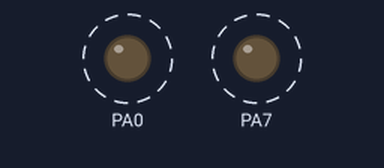
Recording of a program running on a simulated ATmega2560, built with avr-gcc and emulated at 16 MHz. Parts: output pins drawn as LEDs (lit = HIGH). Dashed ring = blinking.

Above: at 0.08 s.
Timing chart, 0 to 3.7 s (numbered marks = the images above):
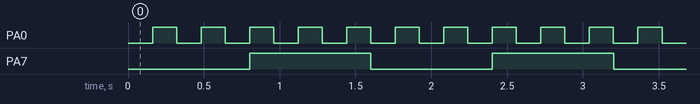

The program:

main.c
```c
/*
* FreeRTOS_ATMEGA.c
*
* Created: 15/10/2018 13:08:53
* Author : IHA
*/

#include <avr/io.h>
#include <avr/sfr_defs.h>

#include <ATMEGA_FreeRTOS.h>
#include <semphr.h>

#include "../FreeRTOSTraceDriver/FreeRTOSTraceDriver.h"

// define two Tasks
void task1( void *pvParameters );
void task2( void *pvParameters );

// define semaphore handle
SemaphoreHandle_t xTestSemaphore;


/*-----------------------------------------------------------*/
void create_tasks_and_semaphores(void)
{
	// Semaphores are useful to stop a Task proceeding, where it should be paused to wait,
	// because it is sharing a resource, such as the Serial port.
	// Semaphores should only be used whilst the scheduler is running, but we can set it up here.
	if ( xTestSemaphore == NULL )  // Check to confirm that the Semaphore has not already been created.
	{
		xTestSemaphore = xSemaphoreCreateMutex();  // Create a mutex semaphore.
		if ( ( xTestSemaphore ) != NULL )
		{
			xSemaphoreGive( ( xTestSemaphore ) );  // Make the mutex available for use, by initially "Giving" the Semaphore.
		}
	}

	xTaskCreate(
	task1
	,  "Task1"  // A name just for humans
	,  configMINIMAL_STACK_SIZE  // This stack size can be checked & adjusted by reading the Stack Highwater
	,  NULL
	,  2  // Priority, with 3 (configMAX_PRIORITIES - 1) being the highest, and 0 being the lowest.
	,  NULL );

	xTaskCreate(
	task2
	,  "Task2"  // A name just for humans
	,  configMINIMAL_STACK_SIZE  // This stack size can be checked & adjusted by reading the Stack Highwater
	,  NULL
	,  1  // Priority, with 3 (configMAX_PRIORITIES - 1) being the highest, and 0 being the lowest.
	,  NULL );

}

/*-----------------------------------------------------------*/
void task1( void *pvParameters )
{
	#if (configUSE_APPLICATION_TASK_TAG == 1)
	// Set task no to be used for tracing with R2R-Network
	vTaskSetApplicationTaskTag( NULL, ( void * ) 1 );
	#endif

	for(;;)
	{
		//xSemaphoreTake(xTestSemaphore,portMAX_DELAY);
		vTaskDelay(10);
		//xSemaphoreGive(xTestSemaphore);

		PORTA ^= _BV(PA0);	// Pin D22
	}
}

/*-----------------------------------------------------------*/
void task2( void *pvParameters )
{
	#if (configUSE_APPLICATION_TASK_TAG == 1)
	// Set task no to be used for tracing with R2R-Network
	vTaskSetApplicationTaskTag( NULL, ( void * ) 2 );
	#endif

	for(;;)
	{
		vTaskDelay(50);
		PORTA ^= _BV(PA7);	// Pin D29
	}
}


/*-----------------------------------------------------------*/
int main(void)
{
	DDRA |= _BV(DDA0) | _BV(DDA7);
	trace_init();

	create_tasks_and_semaphores();
	vTaskStartScheduler(); // initialise and run the freeRTOS scheduler. Execution should never return here.

	/* Replace with your application code */
	while (1)
	{
	}
}
```

FreeRTOSVariant.h
```c
// (licence header left out)
#ifndef freeRTOSVariant_h
#define freeRTOSVariant_h

#ifdef __cplusplus
extern "C" {
#endif

#include <avr/io.h>
#include <avr/wdt.h>

// System Tick - Scheduler timer
// Use the Watchdog timer, and choose the rate at which scheduler interrupts will occur.

#ifndef portUSE_WDTO
    #define portUSE_WDTO        WDTO_15MS    // portUSE_WDTO to use the Watchdog Timer for xTaskIncrementTick
#endif

/* Watchdog period options:     WDTO_15MS
                                WDTO_30MS
                                WDTO_60MS
                                WDTO_120MS
                                WDTO_250MS
                                WDTO_500MS
                                WDTO_1S
                                WDTO_2S
*/
//    xxx Watchdog Timer is 128kHz nominal, but 120 kHz at 5V DC and 25 degrees is actually more accurate, from data sheet.
#define configTICK_RATE_HZ      ( (TickType_t)( (uint32_t)128000 >> (portUSE_WDTO + 11) ) )  // 2^11 = 2048 WDT scaler for 128kHz Timer

/*-----------------------------------------------------------*/

#ifndef INC_TASK_H
#include "ATMEGA_FreeRTOS.h"
#include "task.h"
#endif

void initVariant(void);

void vApplicationIdleHook( void );

void vApplicationMallocFailedHook( void );
void vApplicationStackOverflowHook( TaskHandle_t xTask, char * pcTaskName );

void vApplicationGetIdleTaskMemory( StaticTask_t ** ppxIdleTaskTCBBuffer,
                                    StackType_t ** ppxIdleTaskStackBuffer,
                                    configSTACK_DEPTH_TYPE * pulIdleTaskStackSize );
void vApplicationGetTimerTaskMemory( StaticTask_t ** ppxTimerTaskTCBBuffer,
                                     StackType_t ** ppxTimerTaskStackBuffer,
                                     configSTACK_DEPTH_TYPE * pulTimerTaskStackSize );

#ifdef __cplusplus
}
#endif

#endif // freeRTOSVariant_h
```

list.c
```c
// (licence header left out)
#include <stdlib.h>

/* Defining MPU_WRAPPERS_INCLUDED_FROM_API_FILE prevents task.h from redefining
 * all the API functions to use the MPU wrappers.  That should only be done when
 * task.h is included from an application file. */
#define MPU_WRAPPERS_INCLUDED_FROM_API_FILE

#include "ATMEGA_FreeRTOS.h"
#include "list.h"

/* Lint e9021, e961 and e750 are suppressed as a MISRA exception justified
 * because the MPU ports require MPU_WRAPPERS_INCLUDED_FROM_API_FILE to be
 * defined for the header files above, but not in this file, in order to
 * generate the correct privileged Vs unprivileged linkage and placement. */
#undef MPU_WRAPPERS_INCLUDED_FROM_API_FILE /*lint !e961 !e750 !e9021. */

/*-----------------------------------------------------------
* PUBLIC LIST API documented in list.h
*----------------------------------------------------------*/

void vListInitialise( List_t * const pxList )
{
    /* The list structure contains a list item which is used to mark the
     * end of the list.  To initialise the list the list end is inserted
     * as the only list entry. */
    pxList->pxIndex = ( ListItem_t * ) &( pxList->xListEnd ); /*lint !e826 !e740 !e9087 The mini list structure is used as the list end to save RAM.  This is checked and valid. */

    /* The list end value is the highest possible value in the list to
     * ensure it remains at the end of the list. */
    pxList->xListEnd.xItemValue = portMAX_DELAY;

    /* The list end next and previous pointers point to itself so we know
     * when the list is empty. */
    pxList->xListEnd.pxNext = ( ListItem_t * ) &( pxList->xListEnd );     /*lint !e826 !e740 !e9087 The mini list structure is used as the list end to save RAM.  This is checked and valid. */
    pxList->xListEnd.pxPrevious = ( ListItem_t * ) &( pxList->xListEnd ); /*lint !e826 !e740 !e9087 The mini list structure is used as the list end to save RAM.  This is checked and valid. */

    pxList->uxNumberOfItems = ( UBaseType_t ) 0U;

    /* Write known values into the list if
     * configUSE_LIST_DATA_INTEGRITY_CHECK_BYTES is set to 1. */
    listSET_LIST_INTEGRITY_CHECK_1_VALUE( pxList );
    listSET_LIST_INTEGRITY_CHECK_2_VALUE( pxList );
}
/*-----------------------------------------------------------*/

void vListInitialiseItem( ListItem_t * const pxItem )
{
    /* Make sure the list item is not recorded as being on a list. */
    pxItem->pxContainer = NULL;

    /* Write known values into the list item if
     * configUSE_LIST_DATA_INTEGRITY_CHECK_BYTES is set to 1. */
    listSET_FIRST_LIST_ITEM_INTEGRITY_CHECK_VALUE( pxItem );
    listSET_SECOND_LIST_ITEM_INTEGRITY_CHECK_VALUE( pxItem );
}
/*-----------------------------------------------------------*/

void vListInsertEnd( List_t * const pxList,
                     ListItem_t * const pxNewListItem )
{
    ListItem_t * const pxIndex = pxList->pxIndex;

    /* Only effective when configASSERT() is also defined, these tests may catch
     * the list data structures being overwritten in memory.  They will not catch
     * data errors caused by incorrect configuration or use of FreeRTOS. */
    listTEST_LIST_INTEGRITY( pxList );
    listTEST_LIST_ITEM_INTEGRITY( pxNewListItem );

    /* Insert a new list item into pxList, but rather than sort the list,
     * makes the new list item the last item to be removed by a call to
     * listGET_OWNER_OF_NEXT_ENTRY(). */
    pxNewListItem->pxNext = pxIndex;
    pxNewListItem->pxPrevious = pxIndex->pxPrevious;

    /* Only used during decision coverage testing. */
    mtCOVERAGE_TEST_DELAY();

    pxIndex->pxPrevious->pxNext = pxNewListItem;
    pxIndex->pxPrevious = pxNewListItem;

    /* Remember which list the item is in. */
    pxNewListItem->pxContainer = pxList;

    ( pxList->uxNumberOfItems )++;
}
/*-----------------------------------------------------------*/

void vListInsert( List_t * const pxList,
                  ListItem_t * const pxNewListItem )
{
    ListItem_t * pxIterator;
    const TickType_t xValueOfInsertion = pxNewListItem->xItemValue;

    /* Only effective when configASSERT() is also defined, these tests may catch
     * the list data structures being overwritten in memory.  They will not catch
     * data errors caused by incorrect configuration or use of FreeRTOS. */
    listTEST_LIST_INTEGRITY( pxList );
    listTEST_LIST_ITEM_INTEGRITY( pxNewListItem );

    /* Insert the new list item into the list, sorted in xItemValue order.
     *
     * If the list already contains a list item with the same item value then the
     * new list item should be placed after it.  This ensures that TCBs which are
     * stored in ready lists (all of which have the same xItemValue value) get a
     * share of the CPU.  However, if the xItemValue is the same as the back marker
     * the iteration loop below will not end.  Therefore the value is checked
     * first, and the algorithm slightly modified if necessary. */
    if( xValueOfInsertion == portMAX_DELAY )
    {
        pxIterator = pxList->xListEnd.pxPrevious;
    }
    else
    {
        /* *** NOTE ***********************************************************
        *  If you find your application is crashing here then likely causes are
        *  listed below.  In addition see https://www.FreeRTOS.org/FAQHelp.html for
        *  more tips, and ensure configASSERT() is defined!
        *  https://www.FreeRTOS.org/a00110.html#configASSERT
        *
        *   1) Stack overflow -
        *      see https://www.FreeRTOS.org/Stacks-and-stack-overflow-checking.html
        *   2) Incorrect interrupt priority assignment, especially on Cortex-M
        *      parts where numerically high priority values denote low actual
        *      interrupt priorities, which can seem counter intuitive.  See
        *      https://www.FreeRTOS.org/RTOS-Cortex-M3-M4.html and the definition
        *      of configMAX_SYSCALL_INTERRUPT_PRIORITY on
        *      https://www.FreeRTOS.org/a00110.html
        *   3) Calling an API function from within a critical section or when
        *      the scheduler is suspended, or calling an API function that does
        *      not end in "FromISR" from an interrupt.
        *   4) Using a queue or semaphore before it has been initialised or
        *      before the scheduler has been started (are interrupts firing
        *      before vTaskStartScheduler() has been called?).
        **********************************************************************/

        for( pxIterator = ( ListItem_t * ) &( pxList->xListEnd ); pxIterator->pxNext->xItemValue <= xValueOfInsertion; pxIterator = pxIterator->pxNext ) /*lint !e826 !e740 !e9087 The mini list structure is used as the list end to save RAM.  This is checked and valid. *//*lint !e440 The iterator moves to a different value, not xValueOfInsertion. */
        {
            /* There is nothing to do here, just iterating to the wanted
             * insertion position. */
        }
    }

    pxNewListItem->pxNext = pxIterator->pxNext;
    pxNewListItem->pxNext->pxPrevious = pxNewListItem;
    pxNewListItem->pxPrevious = pxIterator;
    pxIterator->pxNext = pxNewListItem;

    /* Remember which list the item is in.  This allows fast removal of the
     * item later. */
    pxNewListItem->pxContainer = pxList;

    ( pxList->uxNumberOfItems )++;
}
/*-----------------------------------------------------------*/

UBaseType_t uxListRemove( ListItem_t * const pxItemToRemove )
{
/* The list item knows which list it is in.  Obtain the list from the list
 * item. */
    List_t * const pxList = pxItemToRemove->pxContainer;

    pxItemToRemove->pxNext->pxPrevious = pxItemToRemove->pxPrevious;
    pxItemToRemove->pxPrevious->pxNext = pxItemToRemove->pxNext;

    /* Only used during decision coverage testing. */
    mtCOVERAGE_TEST_DELAY();

    /* Make sure the index is left pointing to a valid item. */
    if( pxList->pxIndex == pxItemToRemove )
    {
        pxList->pxIndex = pxItemToRemove->pxPrevious;
    }
    else
    {
        mtCOVERAGE_TEST_MARKER();
    }

    pxItemToRemove->pxContainer = NULL;
    ( pxList->uxNumberOfItems )--;

    return pxList->uxNumberOfItems;
}
/*-----------------------------------------------------------*/
```

projdefs.h
```c
// (licence header left out)
#ifndef PROJDEFS_H
#define PROJDEFS_H

/*
 * Defines the prototype to which task functions must conform.  Defined in this
 * file to ensure the type is known before portable.h is included.
 */
typedef void (* TaskFunction_t)( void * );

/* Converts a time in milliseconds to a time in ticks.  This macro can be
 * overridden by a macro of the same name defined in FreeRTOSConfig.h in case the
 * definition here is not suitable for your application. */
#ifndef pdMS_TO_TICKS
    #if configUSE_16_BIT_TICKS == 1
        #define pdMS_TO_TICKS( xTimeInMs )   ( ( TickType_t ) ( ( ( uint32_t ) ( xTimeInMs ) * ( TickType_t ) configTICK_RATE_HZ ) / ( TickType_t ) 1000U ) )
    #else
        #define pdMS_TO_TICKS( xTimeInMs )   ( ( TickType_t ) ( ( ( TickType_t ) ( xTimeInMs ) * ( TickType_t ) configTICK_RATE_HZ ) / ( TickType_t ) 1000U ) )
    #endif
#endif

#define pdFALSE                                  ( ( BaseType_t ) 0 )
#define pdTRUE                                   ( ( BaseType_t ) 1 )

#define pdPASS                                   ( pdTRUE )
#define pdFAIL                                   ( pdFALSE )
#define errQUEUE_EMPTY                           ( ( BaseType_t ) 0 )
#define errQUEUE_FULL                            ( ( BaseType_t ) 0 )

/* FreeRTOS error definitions. */
#define errCOULD_NOT_ALLOCATE_REQUIRED_MEMORY    ( -1 )
#define errQUEUE_BLOCKED                         ( -4 )
#define errQUEUE_YIELD                           ( -5 )

/* Macros used for basic data corruption checks. */
#ifndef configUSE_LIST_DATA_INTEGRITY_CHECK_BYTES
    #define configUSE_LIST_DATA_INTEGRITY_CHECK_BYTES    0
#endif

#if ( configUSE_16_BIT_TICKS == 1 )
    #define pdINTEGRITY_CHECK_VALUE    0x5a5a
#else
    #define pdINTEGRITY_CHECK_VALUE    0x5a5a5a5aUL
#endif

#endif /* PROJDEFS_H */
```

FreeRTOSTraceDriver.c
```c
/*
 * FreeRTOSTraceDriver.c
 *
 * Created: 28/02/2019 11:09:13
 *  Author: IHA
 */
 #include <avr/io.h>
 #include <FreeRTOSConfig.h>
 #include "FreeRTOSTraceDriver.h"

 void trace_init(void)
 {
	 #if (configUseR2RTrace == 1)
	 #ifdef HAL_DEFS_H_

	 #else
		// Used on VIA MEGA Shield rev. 2.0.0
		DDRK |= _BV(DDK0) | _BV(DDK1) | _BV(DDK2) | _BV(DDK3);
	 #endif
	 #endif
 }

 #if (configUseR2RTrace == 1)
	/**********************************************************************//**
	 @ingroup trace
	 @brief Set PORTB bit 2-5, to the task switched into running by the operating system.

	 Called by the the traceTASK_SWITCHED_IN() macro in FreeRTOS.
	 Are enabled in FreeRTOSConfig.h
	 **********************************************************************/
	void task_switch_in(uint8_t task_no) {
		 #ifdef HAL_DEFS_H_

		 #else
		 // Used on VIA MEGA Shield rev. 2.0.0
		 PORTK &= 0b11110000;
		 PORTK |= (task_no & 0b00001111);
		 #endif
	}
	/**********************************************************************//**
	 @ingroup trace
	 @brief Set PORTB bit 2-5, to zero when a task is switched out of running by the operating system.

	 Called by the the traceTASK_SWITCHED_OUT() macro in FreeRTOS.
	 Are enabled in FreeRTOSConfig.h
	 **********************************************************************/
	void task_switch_out(uint8_t task_no) {
		#ifdef HAL_DEFS_H_

		#else
		// Used on VIA MEGA Shield rev. 2.0.0
		PORTK &= 0b11110000;
		#endif
	}
#endif
```

FreeRTOSTraceDriver.h
```c
/*
 * FreeRTOSTraceDriver.h
 *
 * Created: 28/02/2019 11:07:33
 *  Author: IHA
 */


#ifndef FREERTOSTRACEDRIVER_H_
#define FREERTOSTRACEDRIVER_H_

void trace_init(void);

#endif /* FREERTOSTRACEDRIVER_H_ */
```

Source omitted: ATMEGA_FreeRTOS.h (45416 bytes), croutine.c (15727 bytes), croutine.h (28045 bytes), event_groups.c (31120 bytes), event_groups.h (31903 bytes), heap_4.c (18929 bytes), list.h (24227 bytes), mpu_wrappers.h (11980 bytes), queue.c (120808 bytes), queue.h (65264 bytes), semphr.h (48425 bytes), stack_macros.h (8304 bytes) and 11 more

Measured:
- by itself, PA0: alternates HIGH for 0.16 s and LOW for 0.16 s
- by itself, PA7: alternates HIGH for 0.80 s and LOW for 0.80 s
- by itself, everything shown: repeats every 1.6 s, in 10 steps
